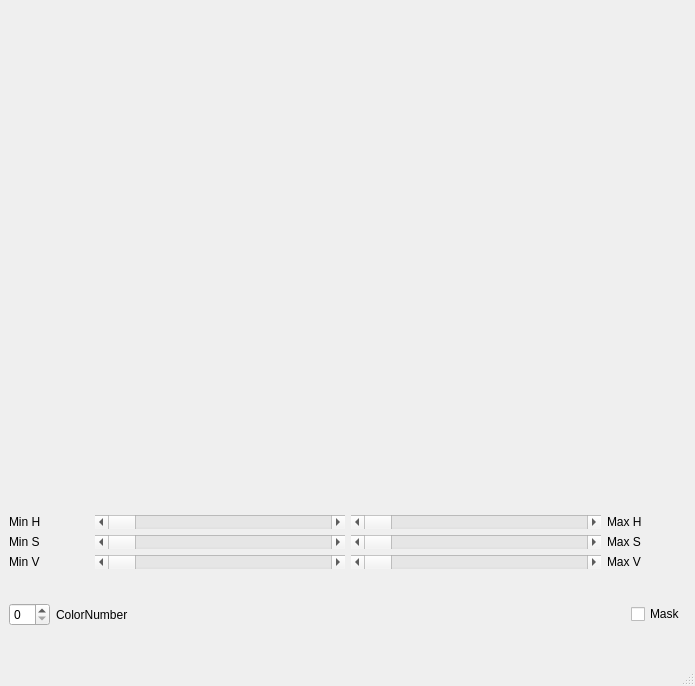
<?xml version="1.0" encoding="UTF-8"?>
<ui version="4.0">
 <class>MainWindow</class>
 <widget class="QMainWindow" name="MainWindow">
  <property name="geometry">
   <rect>
    <x>0</x>
    <y>0</y>
    <width>695</width>
    <height>686</height>
   </rect>
  </property>
  <property name="windowTitle">
   <string>MainWindow</string>
  </property>
  <widget class="QWidget" name="centralwidget">
   <layout class="QGridLayout" name="gridLayout_2">
    <item row="2" column="0" rowspan="2">
     <layout class="QGridLayout" name="gridLayout_3">
      <item row="0" column="3">
       <widget class="QCheckBox" name="checkBox">
        <property name="text">
         <string>Mask</string>
        </property>
       </widget>
      </item>
      <item row="0" column="2">
       <spacer name="horizontalSpacer">
        <property name="orientation">
         <enum>Qt::Horizontal</enum>
        </property>
        <property name="sizeHint" stdset="0">
         <size>
          <width>40</width>
          <height>20</height>
         </size>
        </property>
       </spacer>
      </item>
      <item row="0" column="1">
       <widget class="QLabel" name="label_7">
        <property name="text">
         <string>ColorNumber</string>
        </property>
       </widget>
      </item>
      <item row="0" column="0">
       <widget class="QSpinBox" name="spinBox"/>
      </item>
     </layout>
    </item>
    <item row="1" column="0">
     <layout class="QGridLayout" name="gridLayout">
      <item row="0" column="1">
       <widget class="QScrollBar" name="horizontalScrollBar">
        <property name="orientation">
         <enum>Qt::Horizontal</enum>
        </property>
       </widget>
      </item>
      <item row="2" column="0">
       <widget class="QLabel" name="label_3">
        <property name="text">
         <string>Min V</string>
        </property>
       </widget>
      </item>
      <item row="1" column="2">
       <widget class="QScrollBar" name="horizontalScrollBar_2">
        <property name="minimumSize">
         <size>
          <width>250</width>
          <height>0</height>
         </size>
        </property>
        <property name="orientation">
         <enum>Qt::Horizontal</enum>
        </property>
       </widget>
      </item>
      <item row="0" column="2">
       <widget class="QScrollBar" name="horizontalScrollBar_4">
        <property name="orientation">
         <enum>Qt::Horizontal</enum>
        </property>
       </widget>
      </item>
      <item row="2" column="2">
       <widget class="QScrollBar" name="horizontalScrollBar_6">
        <property name="orientation">
         <enum>Qt::Horizontal</enum>
        </property>
       </widget>
      </item>
      <item row="2" column="1">
       <widget class="QScrollBar" name="horizontalScrollBar_5">
        <property name="orientation">
         <enum>Qt::Horizontal</enum>
        </property>
       </widget>
      </item>
      <item row="1" column="0">
       <widget class="QLabel" name="label_2">
        <property name="text">
         <string>Min S</string>
        </property>
       </widget>
      </item>
      <item row="0" column="0">
       <widget class="QLabel" name="label">
        <property name="text">
         <string>Min H</string>
        </property>
       </widget>
      </item>
      <item row="1" column="3">
       <widget class="QLabel" name="label_6">
        <property name="text">
         <string>Max S</string>
        </property>
       </widget>
      </item>
      <item row="0" column="3">
       <widget class="QLabel" name="label_4">
        <property name="text">
         <string>Max H</string>
        </property>
       </widget>
      </item>
      <item row="2" column="3">
       <widget class="QLabel" name="label_5">
        <property name="text">
         <string>Max V</string>
        </property>
       </widget>
      </item>
      <item row="1" column="1">
       <widget class="QScrollBar" name="horizontalScrollBar_3">
        <property name="minimumSize">
         <size>
          <width>250</width>
          <height>0</height>
         </size>
        </property>
        <property name="orientation">
         <enum>Qt::Horizontal</enum>
        </property>
       </widget>
      </item>
     </layout>
    </item>
    <item row="0" column="0">
     <widget class="QWidget" name="orthoImgWidget" native="true">
      <property name="minimumSize">
       <size>
        <width>0</width>
        <height>500</height>
       </size>
      </property>
     </widget>
    </item>
   </layout>
  </widget>
  <widget class="QMenuBar" name="menubar">
   <property name="geometry">
    <rect>
     <x>0</x>
     <y>0</y>
     <width>695</width>
     <height>25</height>
    </rect>
   </property>
  </widget>
  <widget class="QStatusBar" name="statusbar"/>
 </widget>
 <resources/>
 <connections/>
</ui>
